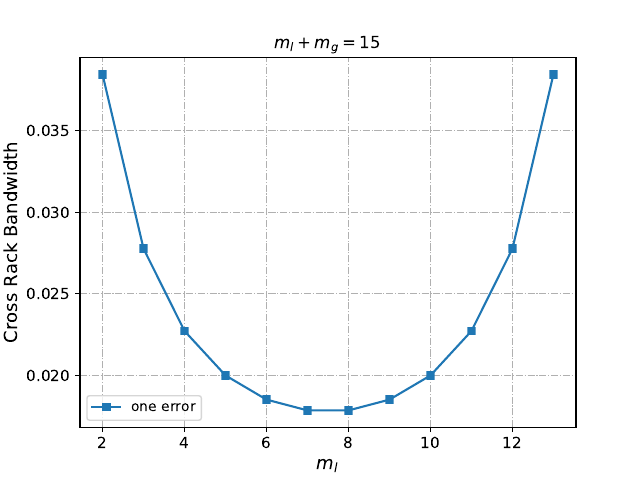

The script that saved this image:
import math
from scipy.special import comb
import matplotlib.pyplot as plt
import numpy as np

def oneFaultCost(XORChunkNum,HHChunkNum):
    return 1/XORChunkNum/HHChunkNum

parityNum=15

XORNums=[i for i in range(2, parityNum-1)]
HHNums=[parityNum-i for i in XORNums]

one=[oneFaultCost(XORNums[i],HHNums[i]) for i in range(len(XORNums))]
fig,ax=plt.subplots(figsize=(6.4,4.8), dpi=100)
    # 画图
ax.plot(XORNums, one, label='one error', linestyle='-', marker='s',  markersize='5')
# 设置坐标轴
# ax.set_xlim(1, 1.2)
# ax.set_ylim(0, 1.4)
ax.set_xlabel('$m_{l}$', fontsize=13)
ax.set_ylabel('Cross Rack Bandwidth', fontsize=13)
ax.set_xscale('linear')
# ax.set_yscale('symlog')
# ax.set_yticks([0, 1, 10, 100])
# 设置刻度
ax.tick_params(axis='both', labelsize=11)
# 显示网格
ax.grid(True, linestyle='-.')
ax.yaxis.grid(True, linestyle='-.')
# 添加图例
legend = ax.legend(loc='best')
# 添加标题
plt.title(f'$m_l+m_g=15$')
plt.show()
fig.savefig(f'./generalCrossRack.pdf')

